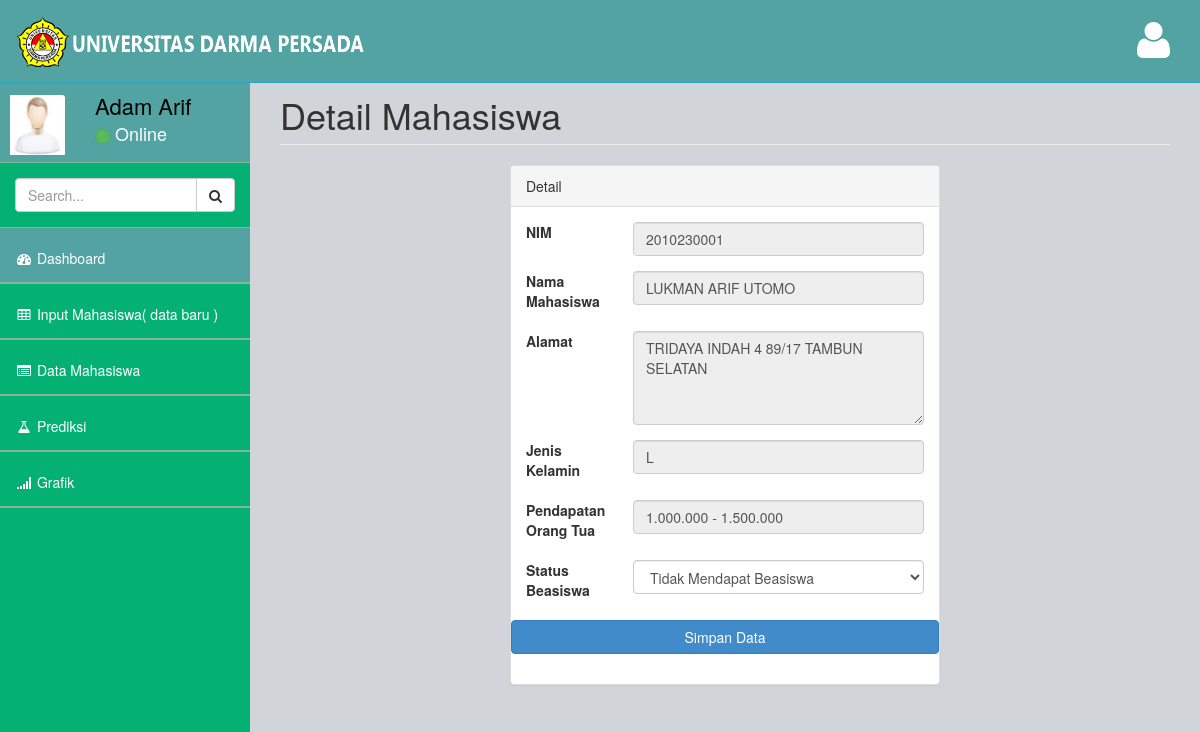
Page /index.php?page=getDetail&nim=2010230001 (signed in) on the committed database.
### tables this page shows
CREATE TABLE `master` (
  `nim` int(30) NOT NULL,
  `nama` varchar(50) NOT NULL,
  `alamat_rumah` varchar(50) NOT NULL,
  `jenis_kelamin` varchar(5) NOT NULL,
  `id_penghasilan` int(5) NOT NULL,
  `d_o` int(5) NOT NULL
);

CREATE TABLE `chort_penghasilan` (
  `id_penghasilan` int(20) NOT NULL,
  `jumlah_penghasilan` varchar(30) NOT NULL
);

CREATE TABLE `datasets` (
  `nim` int(20) NOT NULL,
  `nama` varchar(50) NOT NULL,
  `ipk` varchar(30) NOT NULL,
  `semester` varchar(20) NOT NULL,
  `id_penghasilan` int(20) NOT NULL,
  `jarak` varchar(30) NOT NULL,
  `jenis_kelamin` varchar(10) NOT NULL,
  `beasiswa` int(5) NOT NULL,
  `fakta` int(2) NOT NULL,
  `lulus` int(2) NOT NULL,
  `d_o` int(10) NOT NULL
);

### getDetail.php (the view, shortened to what this page needs)
 <?php
$getId = $_GET['nim'];
$sql     = "SELECT * FROM master JOIN chort_penghasilan
            ON chort_penghasilan.id_penghasilan = master.id_penghasilan
            WHERE master.nim ='$getId' ";
$query   = mysqli_query($conn,$sql);
$fetch   = mysqli_fetch_array($query);
?>
 <div class="row">
    <div class="col-lg-12">
        <h1 class="page-header">Detail Mahasiswa</h1>
    </div>
    <div class="col-md-6 col-md-offset-3 col-sm-6 col-xs-12">
            <div class="panel panel-default">
                            <div class="panel-heading">
                                 Detail
                            </div>
                            <div class="panel-body">
                <form action="doEditMhs.php" class="form-horizontal form-label-left" method="post" enctype="multipart/form">
                    <div class="form-group">
                        <label class="col-md-3 col-sm-3 col-xs-3">NIM</label>
                        <div class="col-md-9">
                            <input type="text" name="nim" class="form-control" value="<?php echo $fetch['nim']; ?>" readonly>
                        </div>
                    </div>
                    <div class="form-group">
                        <label class="col-md-3 col-sm-3 col-xs-3">Nama Mahasiswa</label>
                        <div class="col-md-9 col-sm-9 col-xs-9">
                            <input type="text" class="form-control" value="<?php echo $fetch['nama']; ?>" readonly>
                        </div>
                    </div>
                    <div class="form-group">
                        <label class="col-md-3 col-sm-3 col-xs-3">Alamat</label>
                        <div class="col-md-9 col-sm-9 col-xs-9">
                            <textarea name="alamat"  class="form-control" rows="4" cols="80" readonly><?php echo $fetch['alamat_rumah']; ?></textarea>
                        </div>
                    </div>
                    <div class="form-group">
                        <label class="col-md-3 col-sm-3 col-xs-3">Jenis Kelamin</label>
                        <div class="col-md-9 col-sm-9 col-xs-9">
                            <input type="text" name="" class="form-control" value="<?php echo $fetch['jenis_kelamin']; ?>" readonly>
                        </div>
                    </div>
                    <div class="form-group">
                        <label class="col-md-3 col-sm-3 col-xs-3">Pendapatan Orang Tua</label>
                        <div class="col-md-9 col-sm-9 col-xs-9">
                            <input type="text" name="email" class="form-control" value="<?php echo $fetch['jumlah_penghasilan']; ?>" readonly>
                        </div>
                    </div>
                    <?php
                    $sqlData = mysqli_query($conn,"SELECT * FROM datasets WHERE nim = '$getId'");
                    $tmp     = mysqli_fetch_array($sqlData);
                    ?>
                    <div class="form-group">
                        <label class="col-md-3 col-sm-3 col-xs-3">Status Beasiswa</label>
                        <div class="col-md-9 col-sm-9 col-xs-9">
                            <select name="status" class="form-control">
                                <?php
                                if($tmp['beasiswa']=='0'){
                                ?>
                                <option value="0">Tidak Mendapat Beasiswa</option>
                                <?php }else{
                                ?>
                                 <option value="1">Mendapat Beasiswa</option>
                                 <option value="0">Tidak Mendapat Beasiswa</option>
                                 <?php } ?>
                            </select>
                        </div>
                    </div>
                    <div class="form-group">
                            <button class="btn btn-primary btn-block">Simpan Data</button>
                    </div>
                </form>
            </div>
        </div>
    </div>
    </div>
</div>

### assets/css/style.css (style rules this page uses)
body { background-color: #f8f8f8; }

### rows in the picture
master: nim "2010230001", nama "LUKMAN ARIF UTOMO", alamat "TRIDAYA INDAH 4 89/17 TAMBUN SELATAN", jenis_kelamin "L", email "1.000.000 - 1.500.000"
datasets: status "Tidak Mendapat Beasiswa"

### other values in the picture
$_SESSION['nama_dosen'] "Adam Arif"
